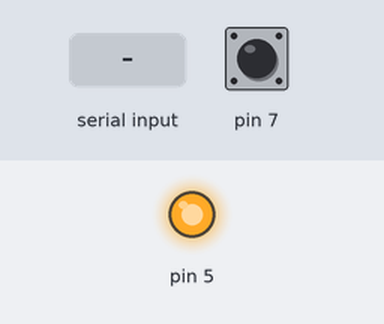
This sketch was run on a simulated Arduino Uno, built with avr-gcc and run on an emulated ATmega328P. Shown: output pins drawn as LEDs (lit = HIGH). The test bench sets the inputs (shaded band); at power-on: pin 7 HIGH. What the sketch prints to the serial monitor is not drawn.

Above: at 1.2 s.
1.3 s: "T" received over Serial
At 2.4 s:
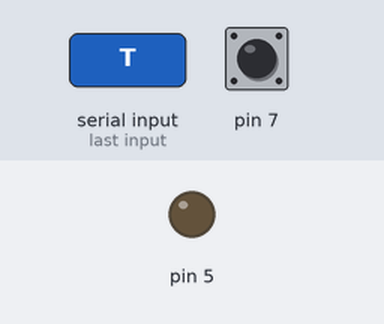
4.3 s: "R" received over Serial
5.8 s: "S" received over Serial
Timing chart, 0 to 8.8 s (numbered marks = the images above; inputs shaded):
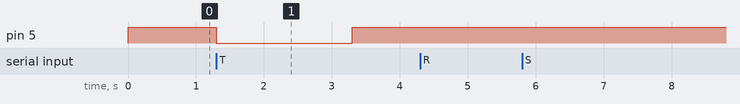

The sketch:

NanoSight_Triggering.ino
```cpp
char recieved_char;
bool autosampler_output_latch = false;

void setup() {
  pinMode(5, OUTPUT);
  pinMode(7, INPUT_PULLUP);
  Serial.begin(115200);

  digitalWrite(5, HIGH);

}

void loop() {

  if (digitalRead(7) == LOW){
    autosampler_output_latch = true;
  }


  //Look for a T sent through the serial port.
  //If found then toggle the output high to signal the autosampler.
  if (Serial.available() >0){
    recieved_char = Serial.read();
    if (recieved_char == 'T'){
      digitalWrite(5, LOW);
      delay(2000);
      digitalWrite(5, HIGH);
      Serial.println("Signal Sent To Autosampler");
    }
    else if (recieved_char == 'R'){
      if (digitalRead(7) == LOW){
        Serial.println("Signal From Autosampler Detected");
      }
      else{
        Serial.println("No Signal From Autosampler");
      }
    }
    else if (recieved_char == 'S'){
      if (autosampler_output_latch){
        Serial.println("Autosampler Signal Latched As True");
      }
      else {
        Serial.println("Autosampler Signal Latched As False");
      }
    }
    else if (recieved_char == 'C'){
      autosampler_output_latch = false;
      Serial.println("Autosampler Signal Latch Cleared");
    }
  }

}
```

Measured:
- after the input at 1.3 s, pin 5: HIGH → LOW at once, → HIGH 2.0 s later
- after the input at 4.3 s, every drawn part: stays the same
- after the input at 5.8 s, every drawn part: stays the same
